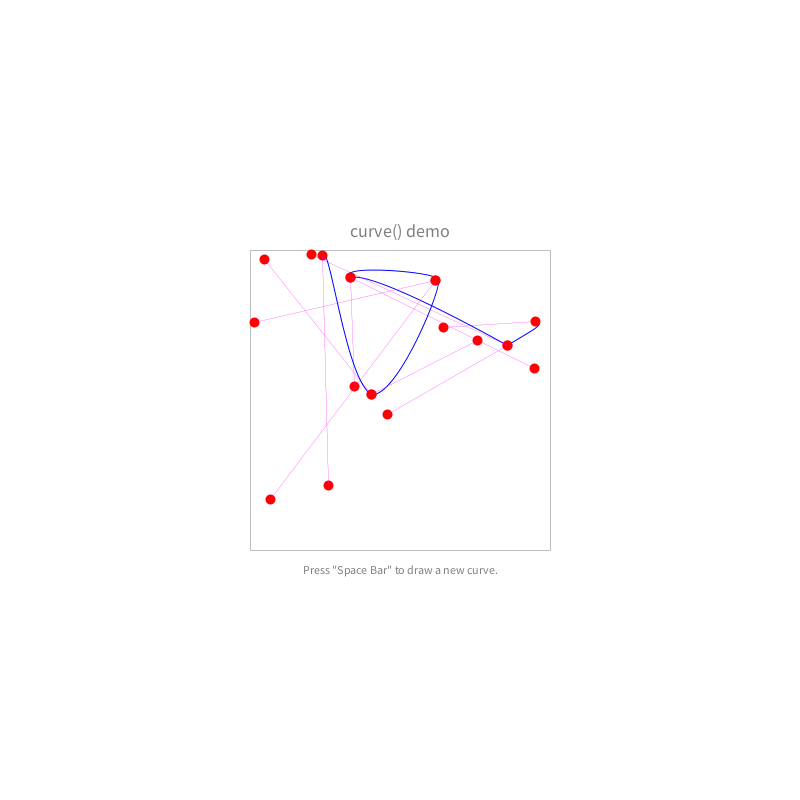
Frame 1 (no input)
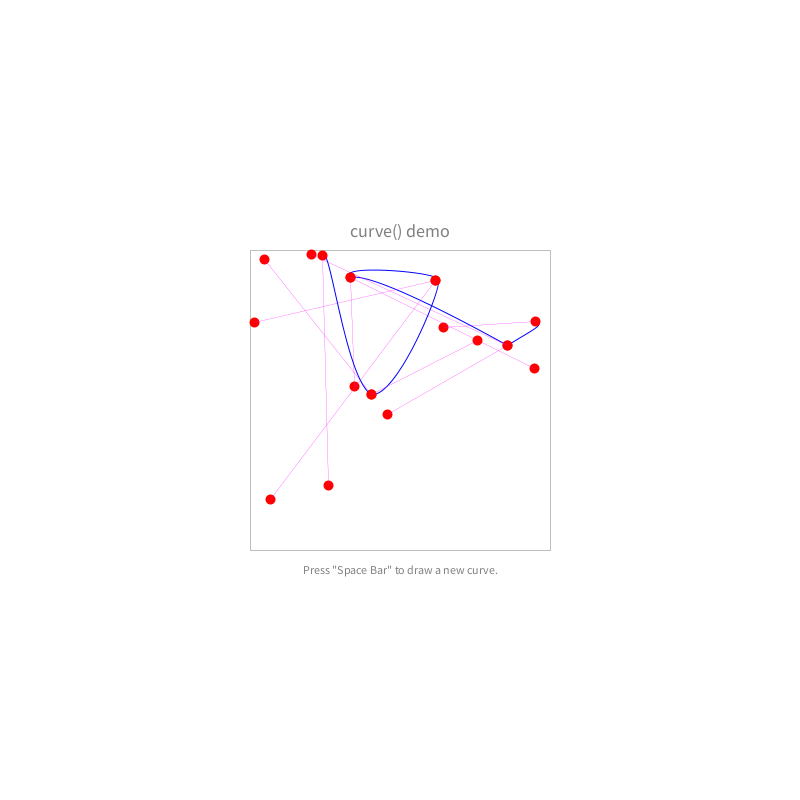
Frame 60 (the mouse pressed at the canvas centre just before this capture)
Frame 120 (the mouse held since frame 60 and released just before this capture): identical to frame 60, image omitted

The Processing sketch that drew these frames (run headless with seeded random() and noise(); from frame 60 on, the mouse is pressed at the canvas centre):

// Processing sketch: curve_03
// ── curve_03.pde
// define a region to work in
float region=150;
int qty_curves=5;

// declare an instance of an object of the Curve class and name it curve
Curve[] curves;

void setup() {
  size(800, 800);
  background(255);
  // initialize the Curve object, curve using the Curve() constructor
  initCurves();
}

void draw() {
  // clear frame
  background(255);

  // draw title, region, instructions
  drawTitle();
  drawRegion();
  drawInstructions();

  // update the curve, draw it, and the points it comprises
  for(int i = 0 ; i < curves.length; i++){
  curves[i].update();
  curves[i].drawCurve();
  curves[i].drawPoints();
  curves[i].drawControls();
  }
  
}


// function to draw the title
void drawTitle() {
  fill(127);
  textAlign(CENTER, CENTER);
  textSize(18);
  text("curve() demo", width/2, height/2 - region - 20);
}

// function to draw the region
void drawRegion() { 
  stroke(127);
  strokeWeight(.5);
  noFill();
  rect((width/2)-region, (height/2)-region, 2*region, 2*region);
}

// function to draw the instructions
void drawInstructions() {
  fill(127);
  textAlign(CENTER, CENTER);
  textSize(12);
  text("Press \"Space Bar\" to draw a new curve.", width/2, height/2 + region + 20);
}


// key bindings
void keyPressed() {
  switch (key) {
  case ' ':
    initCurves();
    break;
  }
}

void initCurves(){
  curves = new Curve[qty_curves];
  for (int i = 0; i < curves.length; i++) {
    float sX;
    float sY; 
    float eX;
    float eY;
    if (i == 0) {
      curves[i]= new Curve();
    } else {
      sX = curves[i-1].pts[2].x;
      sY = curves[i-1].pts[2].y; 
      eX = random(-region, region)+width/2;
      eY = random(-region, region)+height/2;
      curves[i]= new Curve( sX, sY, eX, eY);
    }
    
  }
}

// once we define a class, it's easier to make complex curves with an arbitrary number of segments
// definition for Curve class
class Curve {

  // our curve consists of an array of 4 objects of class Point
  Point[] pts = new Point[4];

  // stroke weight and color values go here
  color sC = #0000FF;
  float sW = 1;
  color sC_control = #FF00FF;
  float sW_control = 0.25;

  Curve() {

    // first point is a control point to determine the curvature for start
    pts[0]= new Point(random(-region, region)+width/2, random(-region, region)+height/2);

    // next two points are the start and end of the curve
    pts[1]= new Point(random(-region, region)+width/2, random(-region, region)+height/2);
    pts[2]= new Point(random(-region, region)+width/2, random(-region, region)+height/2);

    // last point is the control point for the end curvature
    pts[3]= new Point(random(-region, region)+width/2, random(-region, region)+height/2);
  }

  Curve(float _sX, float _sY, float _eX, float _eY) {

    // first point is a control point to determine the curvature for start
    pts[0]= new Point(random(-region, region)+width/2, random(-region, region)+height/2);

    // next two points are the start and end of the curve
    pts[1]= new Point(_sX, _sY);
    pts[2]= new Point(_eX, _eY);

    // last point is the control point for the end curvature
    pts[3]= new Point(random(-region, region)+width/2, random(-region, region)+height/2);
  }

  // update the curve
  void update() {
    // run the update method for each of the points
    for (int i = 0; i < pts.length; i++) {
      pts[i].update();
    }
  }

  // draw the curve
  void drawCurve() {
    stroke(sC);
    strokeWeight(sW);
    noFill();
    curve(pts[0].x, pts[0].y, pts[1].x, pts[1].y, pts[2].x, pts[2].y, pts[3].x, pts[3].y);
  }
  
  void drawControls() {
    stroke(sC_control);
    strokeWeight(sW_control);
    noFill();
    line(pts[0].x, pts[0].y, pts[1].x, pts[1].y);
    line(pts[2].x, pts[2].y, pts[3].x, pts[3].y);
  }

  // draw the points that make up the curve
  void drawPoints() {
    for (int i = 0; i < pts.length; i++) {
      pts[i].drawPoint();
      //pts[i].drawLabel("pt:"+i);
    }
  }
}


// definition for Point class
class Point {

  float x;
  float y;
  float sW = 10;
  color sC = #FF0000;
  color sC_sel = #00FF00; // color for isSelected
  float r = 10;
  boolean isSelected=false;

  Point(float _x, float _y) {
    x=_x;
    y=_y;
  }

  void update() {

    // check to see if the point is selected
    if (isSelected) {
      if (mousePressed) {
        x=x+(mouseX-pmouseX);
        y=y+(mouseY-pmouseY);
      }
    }

    if (isInRange(mouseX, mouseY)) {
      isSelected = true;
    } else {
      isSelected = false;
    }
  }

  void drawPoint() {

    // depending on whether the point is selected, change it's color to show we can interact with it
    if (isSelected) {
      stroke(sC_sel);
    } else {
      stroke(sC);
    }
    noFill();

    strokeWeight(sW);
    point(x, y);
  }

  void drawLabel(String _label) {
    fill(0);
    textAlign(LEFT, BOTTOM);
    text(_label, x, y);
  }

  boolean isInRange(float _x, float _y) {
    return dist(x, y, _x, _y) < r;
  }
}
